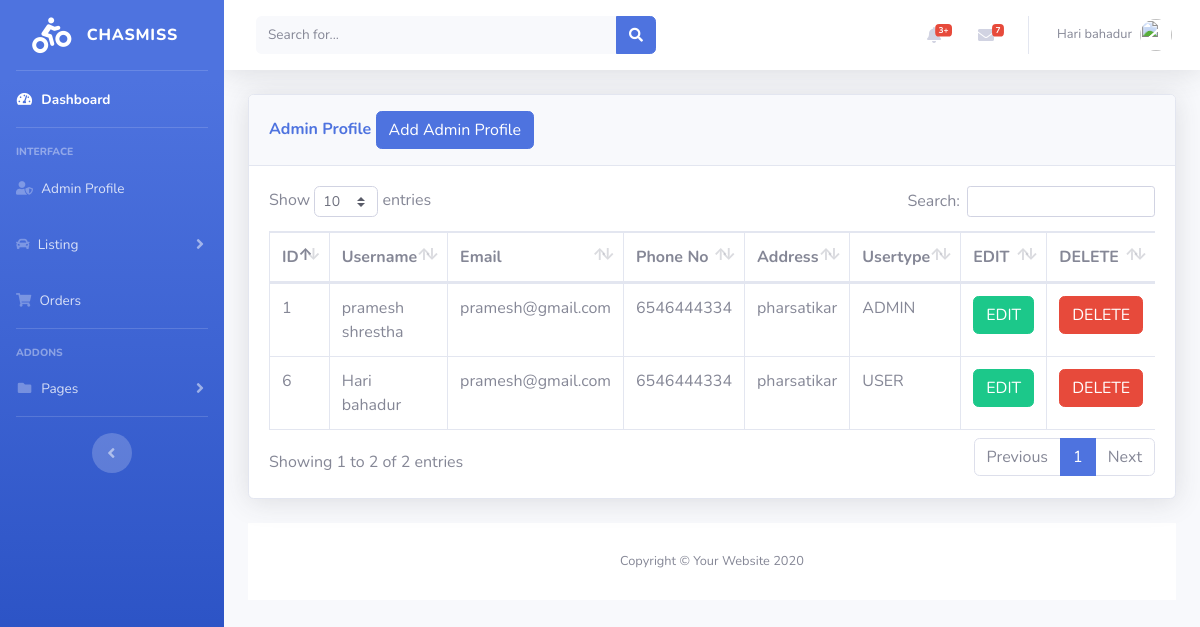
/admin/register.php (signed in), run on the app's committed database.
### tables this page shows
CREATE TABLE `users` (
  `user_id` int(11) NOT NULL,
  `name` varchar(200) NOT NULL,
  `email` varchar(200) NOT NULL,
  `phone` varchar(11) NOT NULL,
  `address` varchar(255) NOT NULL,
  `password` varchar(200) NOT NULL,
  `usertype` varchar(200) NOT NULL
);

### admin/register.php (the view, shortened to what this page needs)
    <?php
include('includes/header.php');
include('includes/navbar.php');
include('includes/database/dbconfig.php');
?>
<div class="container-fluid">
<div class="card shadow mb-4">
  <div class="card-header py-3">
    <h6 class="m-0 font-weight-bold text-primary">Admin Profile
            <button type="button" class="btn btn-primary" data-toggle="modal" data-target="#addadminprofile">
              Add Admin Profile
            </button>
    </h6>
  </div>
  <div class="card-body">
    <div class="table-responsive">
    <?php
                $query = "SELECT * FROM users";
                $query_run = mysqli_query($connection, $query);
            ?>
      <table class="table table-bordered" id="dataTable" width="100%" cellspacing="0">
        <thead>
          <tr>
            <th> ID </th>
            <th> Username </th>
            <th>Email </th>
            <th>Phone No</th>
            <th>Address</th>
            <th>Usertype</th>
            <th>EDIT </th>
            <th>DELETE </th>
          </tr>
        </thead>
        <tbody>
        <?php
                        if(mysqli_num_rows($query_run) > 0)
                        {
                            while($row = mysqli_fetch_assoc($query_run))
                            {
                        ?>
                            <tr>
                                <td><?php  echo $row['user_id']; ?></td>
                                <td><?php  echo $row['name']; ?></td>
                                <td><?php  echo $row['email']; ?></td>
                                <td><?php  echo $row['phone']; ?></td>
                                <td><?php  echo$row['address']; ?></td>
                                <td><?php  echo $row['usertype']; ?></td>
                                <td>
                                    <form action="register_edit.php" method="post">
                                        <button type="submit" name="edit_btn" class="btn btn-success"> EDIT</button>
                                    </form>
                                </td>
                                <td>
                                    <form action="code.php" method="post">
                                        <button type="submit" name="delete_btn" class="btn btn-danger"> DELETE</button>
                                    </form>
                                </td>
                            </tr>
                        <?php
                            }
                        }
                        else {
                            echo "No Record Found";
                        }
                        ?>
        </tbody>
      </table>
    </div>
  </div>
</div>
<?php
include('includes/footer.php');
?>

### data on the page
users: user_id "1", name "pramesh shrestha", email "pramesh@gmail.com", phone "6546444334", address "pharsatikar", usertype "ADMIN"
users: user_id "6", name "Hari bahadur", email "pramesh@gmail.com", phone "6546444334", address "pharsatikar", usertype "USER"

### other printed values
$_SESSION['username'] "Hari bahadur"
